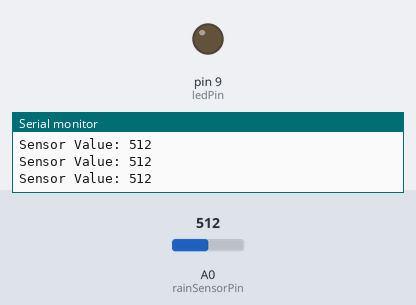
A sketch run on a simulated Arduino Uno, built with avr-gcc and run on an emulated ATmega328P. On the bench: output pins drawn as LEDs (lit = HIGH), the last lines printed to the serial monitor. The test bench sets the inputs (shaded band); at power-on: A0 (rainSensorPin) = 512.

Above: at 1.3 s.
1.4 s: A0 (rainSensorPin) set to 490
At 2.7 s:
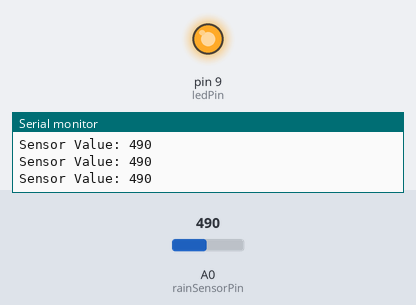
3.0 s: A0 (rainSensorPin) set to 510
At 4.0 s:
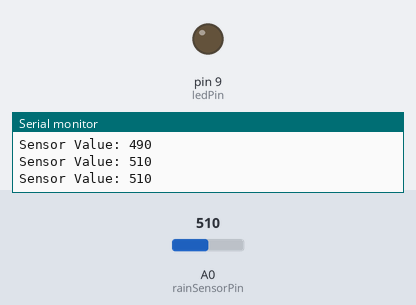
4.5 s: A0 (rainSensorPin) set to 306
At 5.2 s:
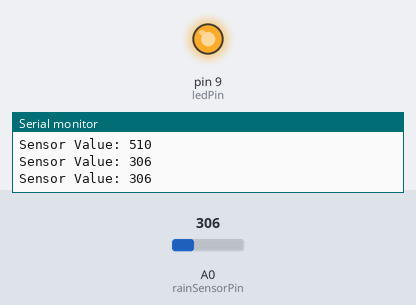
Timing chart, 0 to 7.5 s (numbered marks = the images above; inputs shaded):
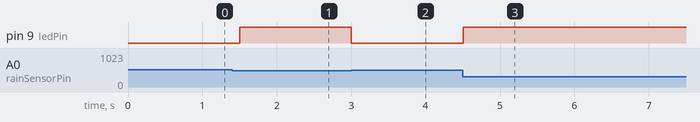

Measured:
- the behaviour switches between 500 and 499 on A0 (rainSensorPin) (found by bisection; images 0 and 1)
- after the input at 1.4 s, pin 9 (ledPin): LOW → HIGH after 0.10 s
- after the input at 3.0 s, pin 9 (ledPin): HIGH → LOW at once
- after the input at 4.5 s, pin 9 (ledPin): LOW → HIGH at once

The sketch:

RainSensorWithArduino_Led_OutPut.ino
```cpp
// Define pins
const int rainSensorPin = A0;  // Analog pin connected to raindrop sensor output
const int ledPin = 9;         // Digital pin connected to LED

// Threshold value for detecting rain
const int rainThreshold = 500; // Adjust based on your sensor's sensitivity

void setup() {
  pinMode(ledPin, OUTPUT);    // Set LED pin as output
  pinMode(rainSensorPin, INPUT); // Set rain sensor pin as input
  Serial.begin(9600);         // Initialize serial communication for debugging
}

void loop() {
  // Read the analog value from the rain sensor
  int sensorValue = analogRead(rainSensorPin);
  Serial.print("Sensor Value: ");
  Serial.println(sensorValue);

  // Check if the sensor value exceeds the threshold
  if (sensorValue < rainThreshold) {
    digitalWrite(ledPin, HIGH); // Turn on the LED
  } else {
    digitalWrite(ledPin, LOW);  // Turn off the LED
  }

  delay(500); // Small delay for stability
}
```
